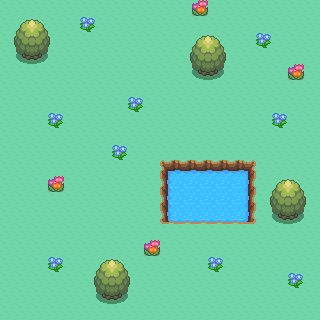

Tiled map render using the project's own tile images. Description and the whole map definition, tile-layer contents included, below:
An orthogonal 20x20 tile map with 16x16 px tiles, 7 tile layers (L0_floor, L1_floor, L2_edge, L3_edge, ...), 3 tilesets.

<map version="1.10" tiledversion="1.10.2" orientation="orthogonal" renderorder="right-down" width="20" height="20" tilewidth="16" tileheight="16" infinite="0" nextlayerid="9" nextobjectid="1">
 <editorsettings>
  <export target="../../../before/overworld-021.json" format="json" />
 </editorsettings>
 <tileset firstgid="1" source="floor.tsx" />
 <tileset firstgid="1729" source="edge.tsx" />
 <tileset firstgid="4047" source="object.tsx" />
 <layer id="1" name="L0_floor" width="20" height="20">
  <data encoding="csv">
1,1,1,1,1,1,1,1,1,1,1,1,1,1,1,1,1,1,1,1,
1,1,1,1,1,1,1,1,1,1,1,1,1,1,1,1,1,1,1,1,
1,1,1,1,1,1,1,1,1,1,1,1,1,1,1,1,1,1,1,1,
1,1,1,1,1,1,1,1,1,1,1,1,1,1,1,1,1,1,1,1,
1,1,1,1,1,1,1,1,1,1,1,1,1,1,1,1,1,1,1,1,
1,1,1,1,1,1,1,1,1,1,1,1,1,1,1,1,1,1,1,1,
1,1,1,1,1,1,1,1,1,1,1,1,1,1,1,1,1,1,1,1,
1,1,1,1,1,1,1,1,1,1,1,1,1,1,1,1,1,1,1,1,
1,1,1,1,1,1,1,1,1,1,1,1,1,1,1,1,1,1,1,1,
1,1,1,1,1,1,1,1,1,1,1,1,1,1,1,1,1,1,1,1,
1,1,1,1,1,1,1,1,1,1,1,1,1,1,1,1,1,1,1,1,
1,1,1,1,1,1,1,1,1,1,1,243,243,243,243,1,1,1,1,1,
1,1,1,1,1,1,1,1,1,1,1,243,243,243,243,1,1,1,1,1,
1,1,1,1,1,1,1,1,1,1,1,1,1,1,1,1,1,1,1,1,
1,1,1,1,1,1,1,1,1,1,1,1,1,1,1,1,1,1,1,1,
1,1,1,1,1,1,1,1,1,1,1,1,1,1,1,1,1,1,1,1,
1,1,1,1,1,1,1,1,1,1,1,1,1,1,1,1,1,1,1,1,
1,1,1,1,1,1,1,1,1,1,1,1,1,1,1,1,1,1,1,1,
1,1,1,1,1,1,1,1,1,1,1,1,1,1,1,1,1,1,1,1,
1,1,1,1,1,1,1,1,1,1,1,1,1,1,1,1,1,1,1,1
</data>
 </layer>
 <layer id="2" name="L1_floor" width="20" height="20">
  <data encoding="csv">
0,0,0,0,0,0,0,0,0,0,0,0,1086,0,0,0,0,0,0,0,
0,0,0,0,0,1084,0,0,0,0,0,0,0,0,0,0,0,0,0,0,
0,0,0,0,0,0,0,0,0,0,0,0,0,0,0,0,1084,0,0,0,
0,0,0,0,0,0,0,0,0,0,0,0,0,0,0,0,0,0,0,0,
0,0,0,0,0,0,0,0,0,0,0,0,0,0,0,0,0,0,1086,0,
0,0,0,0,0,0,0,0,0,0,0,0,0,0,0,0,0,0,0,0,
0,0,0,0,0,0,0,0,1084,0,0,0,0,0,0,0,0,0,0,0,
0,0,0,1084,0,0,0,0,0,0,0,0,0,0,0,0,0,1084,0,0,
0,0,0,0,0,0,0,0,0,0,0,0,0,0,0,0,0,0,0,0,
0,0,0,0,0,0,0,1084,0,0,0,0,0,0,0,0,0,0,0,0,
0,0,0,0,0,0,0,0,0,0,0,0,0,0,0,0,0,0,0,0,
0,0,0,1086,0,0,0,0,0,0,0,0,0,0,0,0,0,0,0,0,
0,0,0,0,0,0,0,0,0,0,0,0,0,0,0,0,0,0,0,0,
0,0,0,0,0,0,0,0,0,0,0,0,0,0,0,0,0,0,0,0,
0,0,0,0,0,0,0,0,0,0,0,0,0,0,0,0,0,0,0,0,
0,0,0,0,0,0,0,0,0,1086,0,0,0,0,0,0,0,0,0,0,
0,0,0,1084,0,0,0,0,0,0,0,0,0,1084,0,0,0,0,0,0,
0,0,0,0,0,0,0,0,0,0,0,0,0,0,0,0,0,0,1084,0,
0,0,0,0,0,0,0,0,0,0,0,0,0,0,0,0,0,0,0,0,
0,0,0,0,0,0,0,0,0,0,0,0,0,0,0,0,0,0,0,0
</data>
 </layer>
 <layer id="3" name="L2_edge" width="20" height="20">
  <data encoding="csv">
0,0,0,0,0,0,0,0,0,0,0,0,0,0,0,0,0,0,0,0,
0,0,0,0,0,0,0,0,0,0,0,0,0,0,0,0,0,0,0,0,
0,0,0,0,0,0,0,0,0,0,0,0,0,0,0,0,0,0,0,0,
0,0,0,0,0,0,0,0,0,0,0,0,0,0,0,0,0,0,0,0,
0,0,0,0,0,0,0,0,0,0,0,0,0,0,0,0,0,0,0,0,
0,0,0,0,0,0,0,0,0,0,0,0,0,0,0,0,0,0,0,0,
0,0,0,0,0,0,0,0,0,0,0,0,0,0,0,0,0,0,0,0,
0,0,0,0,0,0,0,0,0,0,0,0,0,0,0,0,0,0,0,0,
0,0,0,0,0,0,0,0,0,0,0,0,0,0,0,0,0,0,0,0,
0,0,0,0,0,0,0,0,0,0,0,0,0,0,0,0,0,0,0,0,
0,0,0,0,0,0,0,0,0,0,2465,2466,2467,2466,2467,2468,0,0,0,0,
0,0,0,0,0,0,0,0,0,0,2526,0,0,0,0,2529,0,0,0,0,
0,0,0,0,0,0,0,0,0,0,2587,0,0,0,0,2590,0,0,0,0,
0,0,0,0,0,0,0,0,0,0,2648,2649,2650,2650,2650,2651,0,0,0,0,
0,0,0,0,0,0,0,0,0,0,0,0,0,0,0,0,0,0,0,0,
0,0,0,0,0,0,0,0,0,0,0,0,0,0,0,0,0,0,0,0,
0,0,0,0,0,0,0,0,0,0,0,0,0,0,0,0,0,0,0,0,
0,0,0,0,0,0,0,0,0,0,0,0,0,0,0,0,0,0,0,0,
0,0,0,0,0,0,0,0,0,0,0,0,0,0,0,0,0,0,0,0,
0,0,0,0,0,0,0,0,0,0,0,0,0,0,0,0,0,0,0,0
</data>
 </layer>
 <layer id="4" name="L3_edge" width="20" height="20">
  <data encoding="csv">
0,0,0,0,0,0,0,0,0,0,0,0,0,0,0,0,0,0,0,0,
0,0,0,0,0,0,0,0,0,0,0,0,0,0,0,0,0,0,0,0,
0,0,0,0,0,0,0,0,0,0,0,0,0,0,0,0,0,0,0,0,
0,0,0,0,0,0,0,0,0,0,0,0,0,0,0,0,0,0,0,0,
0,0,0,0,0,0,0,0,0,0,0,0,0,0,0,0,0,0,0,0,
0,0,0,0,0,0,0,0,0,0,0,0,0,0,0,0,0,0,0,0,
0,0,0,0,0,0,0,0,0,0,0,0,0,0,0,0,0,0,0,0,
0,0,0,0,0,0,0,0,0,0,0,0,0,0,0,0,0,0,0,0,
0,0,0,0,0,0,0,0,0,0,0,0,0,0,0,0,0,0,0,0,
0,0,0,0,0,0,0,0,0,0,0,0,0,0,0,0,0,0,0,0,
0,0,0,0,0,0,0,0,0,0,0,0,0,0,0,0,0,0,0,0,
0,0,0,0,0,0,0,0,0,0,0,0,0,0,0,0,0,0,0,0,
0,0,0,0,0,0,0,0,0,0,0,0,0,0,0,0,0,0,0,0,
0,0,0,0,0,0,0,0,0,0,0,0,0,0,0,0,0,0,0,0,
0,0,0,0,0,0,0,0,0,0,0,0,0,0,0,0,0,0,0,0,
0,0,0,0,0,0,0,0,0,0,0,0,0,0,0,0,0,0,0,0,
0,0,0,0,0,0,0,0,0,0,0,0,0,0,0,0,0,0,0,0,
0,0,0,0,0,0,0,0,0,0,0,0,0,0,0,0,0,0,0,0,
0,0,0,0,0,0,0,0,0,0,0,0,0,0,0,0,0,0,0,0,
0,0,0,0,0,0,0,0,0,0,0,0,0,0,0,0,0,0,0,0
</data>
 </layer>
 <layer id="6" name="L4_object" width="20" height="20">
  <data encoding="csv">
0,0,0,0,0,0,0,0,0,0,0,0,0,0,0,0,0,0,0,0,
0,0,0,0,0,0,0,0,0,0,0,0,0,0,0,0,0,0,0,0,
0,4084,4085,0,0,0,0,0,0,0,0,0,0,0,0,0,0,0,0,0,
0,4120,4121,0,0,0,0,0,0,0,0,0,4084,4085,0,0,0,0,0,0,
0,0,0,0,0,0,0,0,0,0,0,0,4120,4121,0,0,0,0,0,0,
0,0,0,0,0,0,0,0,0,0,0,0,0,0,0,0,0,0,0,0,
0,0,0,0,0,0,0,0,0,0,0,0,0,0,0,0,0,0,0,0,
0,0,0,0,0,0,0,0,0,0,0,0,0,0,0,0,0,0,0,0,
0,0,0,0,0,0,0,0,0,0,0,0,0,0,0,0,0,0,0,0,
0,0,0,0,0,0,0,0,0,0,0,0,0,0,0,0,0,0,0,0,
0,0,0,0,0,0,0,0,0,0,0,0,0,0,0,0,0,0,0,0,
0,0,0,0,0,0,0,0,0,0,0,0,0,0,0,0,0,0,0,0,
0,0,0,0,0,0,0,0,0,0,0,0,0,0,0,0,0,4084,4085,0,
0,0,0,0,0,0,0,0,0,0,0,0,0,0,0,0,0,4120,4121,0,
0,0,0,0,0,0,0,0,0,0,0,0,0,0,0,0,0,0,0,0,
0,0,0,0,0,0,0,0,0,0,0,0,0,0,0,0,0,0,0,0,
0,0,0,0,0,0,0,0,0,0,0,0,0,0,0,0,0,0,0,0,
0,0,0,0,0,0,4084,4085,0,0,0,0,0,0,0,0,0,0,0,0,
0,0,0,0,0,0,4120,4121,0,0,0,0,0,0,0,0,0,0,0,0,
0,0,0,0,0,0,0,0,0,0,0,0,0,0,0,0,0,0,0,0
</data>
 </layer>
 <layer id="7" name="L5_object" width="20" height="20">
  <data encoding="csv">
0,0,0,0,0,0,0,0,0,0,0,0,0,0,0,0,0,0,0,0,
0,0,0,0,0,0,0,0,0,0,0,0,0,0,0,0,0,0,0,0,
0,0,0,0,0,0,0,0,0,0,0,0,0,0,0,0,0,0,0,0,
0,0,0,0,0,0,0,0,0,0,0,0,0,0,0,0,0,0,0,0,
0,0,0,0,0,0,0,0,0,0,0,0,0,0,0,0,0,0,0,0,
0,0,0,0,0,0,0,0,0,0,0,0,0,0,0,0,0,0,0,0,
0,0,0,0,0,0,0,0,0,0,0,0,0,0,0,0,0,0,0,0,
0,0,0,0,0,0,0,0,0,0,0,0,0,0,0,0,0,0,0,0,
0,0,0,0,0,0,0,0,0,0,0,0,0,0,0,0,0,0,0,0,
0,0,0,0,0,0,0,0,0,0,0,0,0,0,0,0,0,0,0,0,
0,0,0,0,0,0,0,0,0,0,0,0,0,0,0,0,0,0,0,0,
0,0,0,0,0,0,0,0,0,0,0,0,0,0,0,0,0,0,0,0,
0,0,0,0,0,0,0,0,0,0,0,0,0,0,0,0,0,0,0,0,
0,0,0,0,0,0,0,0,0,0,0,0,0,0,0,0,0,0,0,0,
0,0,0,0,0,0,0,0,0,0,0,0,0,0,0,0,0,0,0,0,
0,0,0,0,0,0,0,0,0,0,0,0,0,0,0,0,0,0,0,0,
0,0,0,0,0,0,0,0,0,0,0,0,0,0,0,0,0,0,0,0,
0,0,0,0,0,0,0,0,0,0,0,0,0,0,0,0,0,0,0,0,
0,0,0,0,0,0,0,0,0,0,0,0,0,0,0,0,0,0,0,0,
0,0,0,0,0,0,0,0,0,0,0,0,0,0,0,0,0,0,0,0
</data>
 </layer>
 <layer id="8" name="foreground" width="20" height="20">
  <data encoding="csv">
0,0,0,0,0,0,0,0,0,0,0,0,0,0,0,0,0,0,0,0,
0,4048,4049,0,0,0,0,0,0,0,0,0,0,0,0,0,0,0,0,0,
4083,0,0,4086,0,0,0,0,0,0,0,0,4048,4049,0,0,0,0,0,0,
0,0,0,0,0,0,0,0,0,0,0,4083,0,0,4086,0,0,0,0,0,
0,0,0,0,0,0,0,0,0,0,0,0,0,0,0,0,0,0,0,0,
0,0,0,0,0,0,0,0,0,0,0,0,0,0,0,0,0,0,0,0,
0,0,0,0,0,0,0,0,0,0,0,0,0,0,0,0,0,0,0,0,
0,0,0,0,0,0,0,0,0,0,0,0,0,0,0,0,0,0,0,0,
0,0,0,0,0,0,0,0,0,0,0,0,0,0,0,0,0,0,0,0,
0,0,0,0,0,0,0,0,0,0,0,0,0,0,0,0,0,0,0,0,
0,0,0,0,0,0,0,0,0,0,0,0,0,0,0,0,0,0,0,0,
0,0,0,0,0,0,0,0,0,0,0,0,0,0,0,0,0,4048,4049,0,
0,0,0,0,0,0,0,0,0,0,0,0,0,0,0,0,4083,0,0,4086,
0,0,0,0,0,0,0,0,0,0,0,0,0,0,0,0,0,0,0,0,
0,0,0,0,0,0,0,0,0,0,0,0,0,0,0,0,0,0,0,0,
0,0,0,0,0,0,0,0,0,0,0,0,0,0,0,0,0,0,0,0,
0,0,0,0,0,0,4048,4049,0,0,0,0,0,0,0,0,0,0,0,0,
0,0,0,0,0,4083,0,0,4086,0,0,0,0,0,0,0,0,0,0,0,
0,0,0,0,0,0,0,0,0,0,0,0,0,0,0,0,0,0,0,0,
0,0,0,0,0,0,0,0,0,0,0,0,0,0,0,0,0,0,0,0
</data>
 </layer>
</map>
